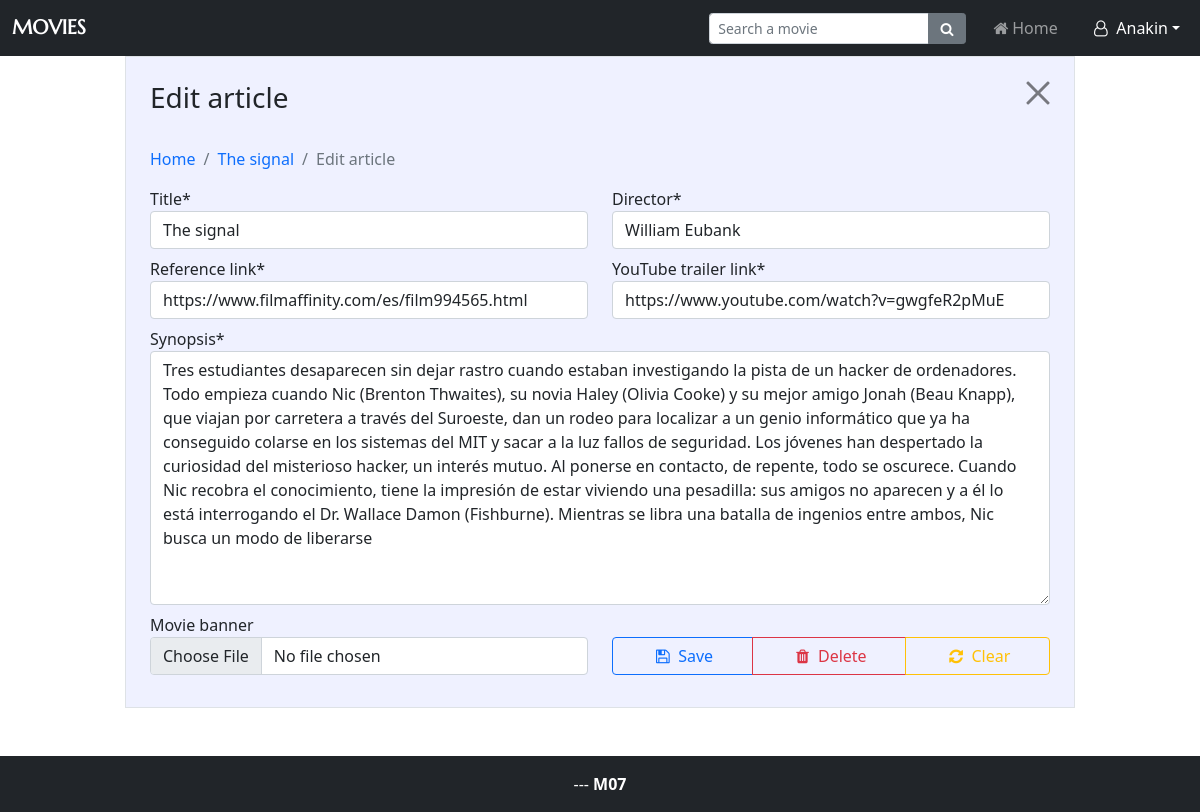
Screenshot of /controller/edit.php?id=11 (signed in) with the database file from the repository.
### tables this page shows
CREATE TABLE `users` (
  `nickname` varchar(100) NOT NULL,
  `email` varchar(255) NOT NULL,
  `password` varchar(500) NOT NULL,
  `id` int(11) NOT NULL,
  `reset_token` text NOT NULL,
  `remember_me_token` text NOT NULL,
  `social_provider` enum('','Twitter','GitHub','Google') NOT NULL,
  `role` varchar(10) NOT NULL
);

CREATE TABLE `posts` (
  `id` int(11) NOT NULL,
  `synopsis` text NOT NULL,
  `title` text NOT NULL,
  `director` text NOT NULL,
  `link` text NOT NULL,
  `youtube_link` text NOT NULL,
  `user_id` int(11) NOT NULL,
  `dateTime` timestamp NOT NULL DEFAULT current_timestamp(),
  `image_path` text NOT NULL
);

### controller/edit.php (called while the page is built, shortened)
<?php
require_once '../model/pdo-articles.php';
require_once '../controller/session.php';
$errors = [];
$userId = getSessionUserId();
if (isset($_GET['id'])) {
    $articleId = $_GET['id'];
    $article = getPost($articleId);
    $title = $article['title'];
    $director = $article['director'];
    $link = $article['link'];
    $ytLink = $article['youtube_link'];
    $synopsis = $article['synopsis'];
} else if (isset($_POST['guardar'])) {
    $imagePath = "";
    $title = sanitizeString($_POST['title']);
    $director = sanitizeString($_POST['director']);
    $link = sanitizeString($_POST['link']);
    $ytLink = sanitizeString($_POST['youtube']);
    $synopsis = sanitizeString($_POST['synopsis']);
    checkUserInput($title, $director, $link, $ytLink, $synopsis);
    if (empty($errors)) {
        if (isset($_SESSION["articleId"])) {
            $articleId = $_SESSION["articleId"];
            updatePost($articleId, $title, $director, $link, $ytLink, $synopsis);
            header("Location: article.php?id=$articleId");
            exit;
        } else {
            $articleId = createPost($userId, $title, $director, $link, $ytLink, $synopsis);
            $_SESSION["articleId"] = $articleId;
        }
    } else {
        $articleId = $_SESSION["articleId"];
    }
    $article = getPost($articleId);
} else unset($_SESSION['articleId']);
include_once '../view/edit.view.php';

### controller/navbar.php (called while the page is built, shortened)
<?php
require_once '../model/pdo-users.php';
require_once '../controller/session.php';
    $userId = getSessionUserId();
    $anonUser = $userId == 0;
    if (!$anonUser) {
        $nickname = getUserNicknameById($userId);
        $role = getUserRoleById($userId);
    } else $changePasswordVisibility = '';
    $file = pathinfo($_SERVER['PHP_SELF'])['filename'];
    $homeActive = $file == "index" ? "active" : "";
    $createActive = $file == "edit" ? "active" : "";
    $passwordActive = $file == "change-password" ? "active" : "";
    include_once '../view/navbar.view.php';

### controller/session.php (called while the page is built, shortened)
<?php
require_once "../model/pdo-users.php";
function getSessionUserId() {
    if (isset($_SESSION["userId"])) {
        return $_SESSION["userId"];
    } else {
        return 0;
    }
}

### model/pdo-users.php (called while the page is built, shortened)
<?php
function getUserNicknameById($userId)
{
    try {
        $connexio = getConnection();
        $statement = $connexio->prepare('SELECT nickname FROM users WHERE id = :userId');
        $statement->bindParam('userId', $userId, PDO::PARAM_INT);
        $statement->execute();
        $result = $statement->fetch();
        return $result['nickname'];
    } catch (PDOException $e) {
        die("No es pot establir connexió amb la base de dades");
    }
}
function getUserRoleById($userId)
{
    try {
        $connexio = getConnection();
        $statement = $connexio->prepare('SELECT role FROM users WHERE id = :userId');
        $statement->bindParam('userId', $userId, PDO::PARAM_INT);
        $statement->execute();
        $result = $statement->fetch();
        return $result['role'];
    } catch (PDOException $e) {
        die("No es pot establir connexió amb la base de dades..");
    }
}

### model/pdo-articles.php (called while the page is built, shortened)
<?php
function getPost($articleId)
{
    try {
        $connexio = getConnection();
        $statement = $connexio->prepare('
        SELECT title, director, link, youtube_link, synopsis, id, dateTime, image_path, user_id,
        (SELECT nickname FROM users WHERE id = user_id) AS nickname
        FROM posts WHERE id = :articleId');
        $statement->bindParam('articleId', $articleId, PDO::PARAM_INT);
        $statement->execute();
        return $statement->fetch();
    } catch (PDOException $e) {
        die("No es pot establir connexió amb la base de dades");
    }
}

### view/edit.view.php (the view, shortened to what this page needs)
<!DOCTYPE html>
<html lang="en">
<head>
    <link rel="stylesheet" href="../view/bootstrap/css/bootstrap.min.css">
    <link rel="stylesheet" href="../view/fontello/css/fontello.css">
    <link rel="stylesheet" href="../view/styles.css">
</head>
<body>
<?php require_once '../controller/navbar.php' ?>
    <main class="container">
        <div class="row justify-content-center h-100">
            <div class="edit d-grid gap-3 p-4 border col-md-10 col-12 align-items-center">
                <form action="<?php echo $_SERVER['PHP_SELF'] ?>" id="form" method="POST" novalidate enctype="multipart/form-data">
                    <header class="col-12 d-flex justify-content-between mb-4">
                        <h3>
                            <?php echo isset($_SESSION["articleId"]) ? "Edit" : "Create new" ?> article
                        </h3>
                        <h4>
                            <a type="button" class="btn-close p-0" title="Close" href="index.php"></a>
                        </h4>
                    </header>
                    <nav aria-label="breadcrumb">
                    <ol class="breadcrumb">
                        <li class="breadcrumb-item" title="Go to home"><a href="index.php">Home</a></li>
                        <?php
                        if (isset($_SESSION["articleId"])) {
                            $titleDB = $article['title'];
                            echo "
                            <li class='breadcrumb-item' title='Go to this post'>
                                <a href='article.php?id=$articleId'>$titleDB</a>
                            </li>";
                        }
                        ?>
                        <li class="breadcrumb-item active" aria-current="page"><?php echo isset($_SESSION["articleId"]) ? "Edit" : "Create" ?> article</li>
                    </ol>
                    </nav>
                    <div class="row">
                        <div class="col-md-6 col-12 form-group mb-2">
                            <label for="title">Title*</label>
                            <input type="text" id="title" name="title" placeholder="Type the title" class="form-control <?php echo isset($errors['title']) ? "is-invalid" : "" ?>" value="<?php echo isset($title) ? $title : '' ?>">
                        </div>
                        <div class="col-md-6 col-12 form-group mb-2">
                            <label for="director">Director*</label>
                            <input type="text" id="director" name="director" placeholder="Type the director" class="form-control <?php echo isset($errors['director']) ? "is-invalid" : "" ?>" value="<?php echo isset($director) ? $director : '' ?>">
                        </div>
                    </div>
                    <div class="row">
                        <div class="col-md-6 col-12 form-group mb-2">
                            <label for="link">Reference link*</label>
                            <input type="text" id="link" name="link" placeholder="Type the reference link" class="form-control <?php echo isset($errors['link']) ? "is-invalid" : "" ?>" value="<?php echo isset($link) ? $link : '' ?>">
                        </div>
                        <div class="col-md-6 col-12 form-group mb-2">
                            <label for="youtube">YouTube trailer link*</label>
                            <input type="text" id="youtube" name="youtube" placeholder="Type the YouTube trailer link" class="form-control <?php echo isset($errors['youtube']) ? "is-invalid" : "" ?>" value="<?php echo isset($ytLink) ? $ytLink : '' ?>">
                        </div>
                    </div>
                    <div class="form-group mb-2">
                        <label for="synopsis">Synopsis*</label>
                        <textarea rows="10" id="synopsis" name="synopsis" class="form-control <?php echo isset($errors['synopsis']) ? "is-invalid" : "" ?>"><?php echo isset($synopsis) ? $synopsis : '' ?></textarea>
                    </div>
                    <div class="row mb-2 align-items-end">
                        <div class="form-group col-md-6 col-12">
                            <label for="file">Movie banner</label>
                            <input class="form-control" type="file" id="file" name="file" accept="image/png, image/jpeg">
                        </div>
                        <div class="btn-group mt-3 col-md-6 col-12">
                            <button class="btn btn-outline-primary" type="submit" name="guardar" title="Save post">
                                <span class="icon-floppy"> Save</span>
                            </button>
                            <a class="btn btn-outline-danger" title="Delete post" onclick="show_confirm(<?php echo isset($articleId) ? $articleId : 0 ?>)">
                                <span class="icon-trash"> Delete</span>
                            </a>
                            <button class="btn btn-outline-warning" type="button" id="clear" title="Clear form">
                                <span class="icon-arrows-cw"> Clear</span>
                            </button>
                        </div>
                    </div>
                </form>
            </div>
        </div>
    </main>
    <?php include_once '../view/footer.view.php' ?>
</body>
</html>

### view/navbar.view.php (shortened to what this page needs)
<nav class="navbar fixed-top navbar-expand-lg navbar-dark bg-dark">
  <div class="container-fluid">
    <a class="navbar-brand" href="index.php">Movies</a>
    <div class="collapse navbar-collapse" id="navbarNav">
      <ul class="navbar-nav ms-md-auto gap-2">
        <li class="nav-item align-self-center">
          <form method="GET" action="index.php" class="input-group input-group-sm">
            <input type="search" name="search" class="form-control" placeholder="Search a movie" value="<?php echo isset($_GET['search']) ? $_GET['search'] : '' ?>"/>
            <button type="submit" title="Search a movie" class="btn btn-secondary">
              <i class="icon-search"></i>
            </button>
          </form>
        </li>
        <li class="nav-item rounded">
          <a class="nav-link <?php echo $homeActive ?>" aria-current="page" href="index.php"><span class="icon-home"></span>Home</a>
        </li>
        <li class="nav-item dropdown rounded">
          <?php
          if ($anonUser)
            echo <<<STR
                <a class="nav-link dropdown-toggle $loginActive $signupActive" href="#" id="navbarDropdown" role="button" data-bs-toggle="dropdown" aria-expanded="false"><i class="bi bi-person-fill me-2"></i><span class="icon-user-o"></span> Sign in </a>
                <ul class="dropdown-menu dropdown-menu-end">
                <li><a class="dropdown-item $loginActive" href="login.php"><span class="icon-user-o"></span> Log in</a></li>
                <li><a class="dropdown-item $signupActive" href="sign-up.php"><span class="icon-user-plus"></span> Sign up</a></li>
            STR;
          else if ($role == 'admin')
            echo <<<STR
            <a class="nav-link dropdown-toggle $createActive $passwordActive" href="#" id="navbarDropdown" role="button" data-bs-toggle="dropdown" aria-expanded="false"><i class="bi bi-person-fill me-2"></i><span class="icon-user-o"></span> $nickname</a>
            <ul class="dropdown-menu dropdown-menu-end">
            <li><a class="dropdown-item $createActive" href="edit.php"><span class="icon-plus"></span> New post</a></li>
            <li><a class="dropdown-item $passwordActive $changePasswordVisibility" href="change-password.php"><span class="icon-key"></span> Change password</a></li>
            <li><a class="dropdown-item " href="recovery-password.php"><span class="icon-key"></span> Recovery password</a></li>
            <li><a class="dropdown-item " href="list-users.php"><strong>Admin:</strong> Llistar usuaris</a></li>
            <li><a class="dropdown-item " href="close-account.php"><strong style="color:red">Perill!</strong> Eliminar compte</a></li>
            <div class="dropdown-divider"></div>
            <li><a class="dropdown-item" href="clear-session.php"><span class="icon-logout"></span> Log out</a></li>
            STR;
          else echo <<<STR
                <a class="nav-link dropdown-toggle $createActive $passwordActive" href="#" id="navbarDropdown" role="button" data-bs-toggle="dropdown" aria-expanded="false"><i class="bi bi-person-fill me-2"></i><span class="icon-user-o"></span> $nickname</a>
                <ul class="dropdown-menu dropdown-menu-end">
                <li><a class="dropdown-item $createActive" href="edit.php"><span class="icon-plus"></span> New post</a></li>
                <li><a class="dropdown-item $passwordActive $changePasswordVisibility" href="change-password.php"><span class="icon-key"></span> Change password</a></li>
                <li><a class="dropdown-item " href="recovery-password.php"><span class="icon-key"></span> Recovery password</a></li>
                <li><a class="dropdown-item " href="close-account.php"><strong style="color:red">Perill!</strong> Eliminar compte</a></li>
                <div class="dropdown-divider"></div>
                <li><a class="dropdown-item" href="clear-session.php"><span class="icon-logout"></span> Log out</a></li>
                STR;
          ?>
      </ul>
      </li>
      </ul>
    </div>
  </div>
</nav>

### view/styles.css (style rules this page uses)
html, body { height: 100%; }
body { padding-top: 3.5rem; display: flex; flex-direction: column; word-break: break-word; }
main { flex: 1 0 auto; }
span[class^='icon'] { display: inline-block; }
a { text-decoration: none; }
.edit { height: 100%; background-color: #eff1ff; }
.navbar-brand { font-family: Marcellus; text-transform: uppercase; font-weight: bold; }

### rows the page displays
users: nickname "Anakin"
posts: title "The signal", director "William Eubank", link "https://www.filmaffinity.com/es/film994565.html", youtube "https://www.youtube.com/watch?v=gwgfeR2pMuE", synopsis "Tres estudiantes desaparecen sin dejar rastro cuando estaban investigando la pista de un hacker de ordenadores. Todo empieza cuando Nic (Brenton Thwaites), su novia Haley (Olivia Cooke) y su mejor amigo Jonah (Beau Knapp), que viajan por carretera a través del Suroeste, dan un rodeo para localizar a un genio informático que ya ha conseguido colarse en los sistemas del MIT y sacar a la luz fallos de seguridad. Los jóvenes han despertado la curiosidad del misterioso hacker, un interés mutuo. Al ponerse en contacto, de repente, todo se oscurece. Cuando Nic recobra el conocimiento, tiene la impresión de estar viviendo una pesadilla: sus amigos no aparecen y a él lo está interrogando el Dr.…"
